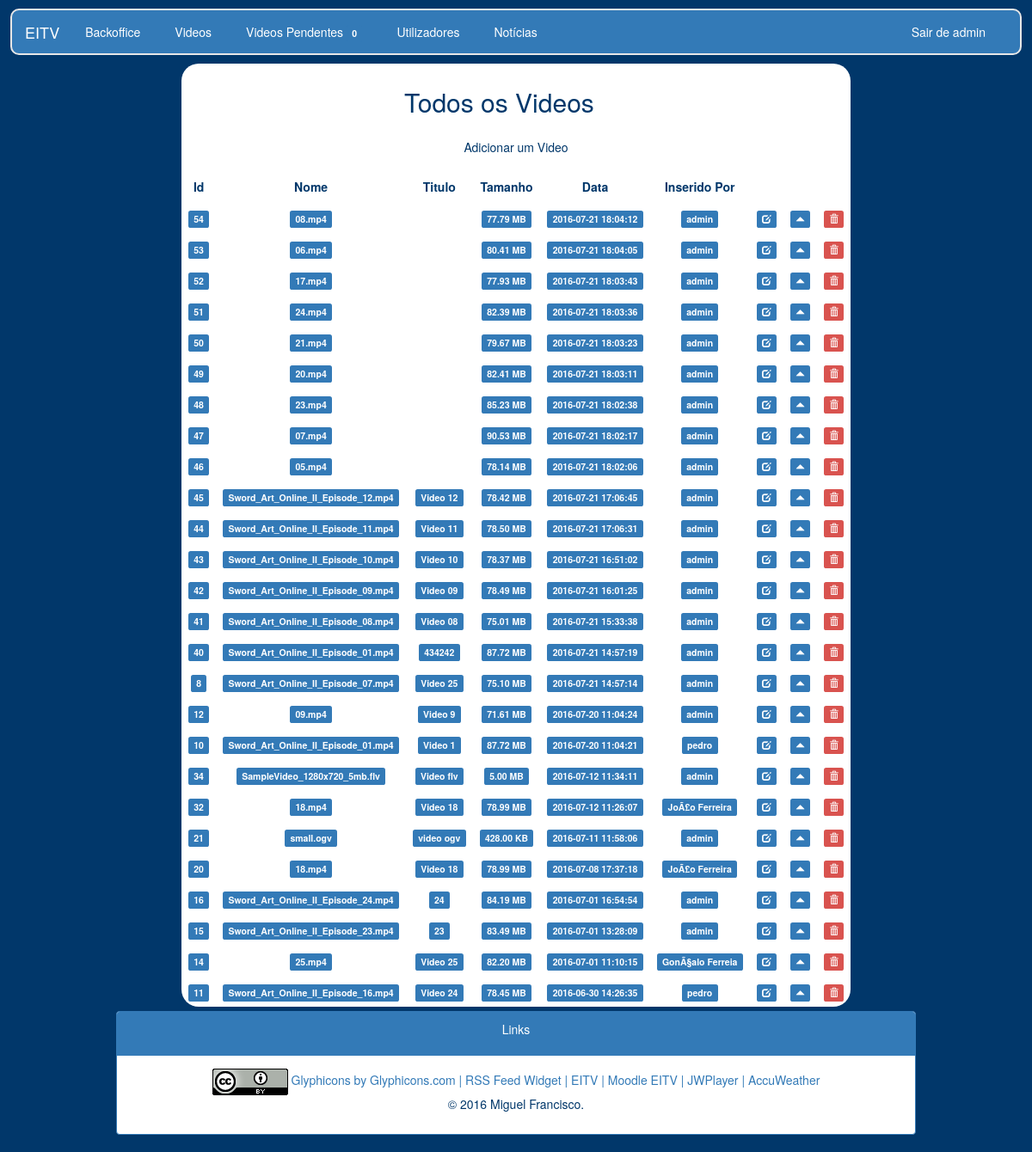
Screenshot of /listarvideos.php (signed in) with the database file from the repository.
### tables this page shows
CREATE TABLE IF NOT EXISTS `tb_videos` (
  `id_video` int(11) NOT NULL AUTO_INCREMENT,
  `caminho_video` text NOT NULL,
  `titulo_video` varchar(50) DEFAULT NULL,
  `tamanho` text NOT NULL,
  `data_inserido` datetime NOT NULL,
  `inserido_por` text NOT NULL,
  `aceite` tinyint(1) NOT NULL,
  PRIMARY KEY (`id_video`)
);

### listarvideos.php (the view, shortened to what this page needs)
<?php
include('conectarbd.php');
?>
<!DOCTYPE html>
<html>
<head>
	<link href="css/bootstrap.min.css" rel="stylesheet">
	<link href="style.css" rel="stylesheet">
	<link rel="stylesheet" href="https://maxcdn.bootstrapcdn.com/bootstrap/3.3.6/css/bootstrap.min.css">
	<link rel="stylesheet" type="text/css" href="style.css">
</head>
<body class="body">
	<?php
	include('navbar.php');
	?>
	<table class="table table-responsive tabelalistar">
		<tr>
			<td colspan="8">
				<h2>Todos os Videos</h2>
			</td>
		</tr>
		<tr>
			<td colspan="9">
				<a href="upload.php"><p>Adicionar um Video</p></a>
			</td>
		</tr>
		<tr>
			<th>Id</th>
			<th>Nome</th>
			<th>Titulo</th>
			<th>Tamanho</th>
			<th>Data</th>
			<th>Inserido Por</th>
		</tr>
		<?php
		$sql = "SELECT * from tb_videos order by data_inserido desc";
		$result = $conn->query($sql);
		if ($result->num_rows > 0) {
			while ($row = $result->fetch_assoc()) {
				?>
				<tr>
					<td><?php echo "<span class='label label-primary'>".$row['id_video']."</span>"?></td>
					<td><?php echo "<span class='label label-primary'>".$row['caminho_video']."</span>"?></td>
					<td><?php echo "<span class='label label-primary'>".$row['titulo_video']."</span>"?></td>
					<td><?php echo "<span class='label label-primary'>".$row['tamanho']."</span>"?></td>
					<td><?php echo "<span class='label label-primary'>".$row['data_inserido']."</span>"?></td>
					<td><?php echo "<span class='label label-primary'>".utf8_decode($row['inserido_por'])."</span>"?></td>
					<?php
					if ($_SESSION['nivel']<=1) {?>
						<td><a href='alterarvideo.php?id=<?php echo $row['id_video']?>'><span class="label label-primary"><span class="glyphicon glyphicon-edit"></span></span></a></td>
						<td><a href='puxarvideo.php?id=<?php echo $row['id_video']?>'><span class="label label-primary"><span class="glyphicon glyphicon-triangle-top"></span></span></a></td>
						<td><a href='eliminarvideo.php?id=<?php echo $row['id_video']?>' onClick="return confirm('Eliminar Video <?php echo $row['caminho_video']; ?>?')"><span class="label label-danger"><span class="glyphicon glyphicon-trash"></span></span></a></td>
						<?php
					}?>
				</tr>
				<?php
			}
		}
		else{
			echo "<tr><td colspan='9'>Não existem videos.<br>Insira um novo video clicando no botão acima.</td></tr>";
		}
		?>
	</table>
	<?php
	include('footer.php');
	?>
</body>
</html>

### navbar.php (shortened to what this page needs)
<?php
$sql = "SELECT COUNT(*) as total FROM `tb_videos` WHERE aceite = 0";
$result=$conn->query($sql);
$data = $result->fetch_assoc();
?>
<div id="custom-bootstrap-menu" class="navbar navbar-default " role="navigation">
    <div class="container-fluid">
        <div class="navbar-header"><a class="navbar-brand" href="index.php">EITV</a>
        </div>
        <div class="collapse navbar-collapse navbar-menubuilder">
            <ul class="nav navbar-nav navbar-left">
                <li><a href="backoffice.php">Backoffice</a>
                </li>
                <li><a href="listarvideos.php">Videos</a>
                </li>
                <?php
                if ($_SESSION['nivel']<=1) {
                    ?>
                    <li><a href="videospendentes.php">Videos Pendentes <span class="label label-primary"><?php echo $data['total']; ?></span></a>
                    </li>
                    <?php
                }?>
                <li><a href="listarutilizadores.php">Utilizadores</a>
                </li>
                <li><a href="listarnoticias.php">Notícias</a>
                </li>
            </ul>
            <ul class="nav navbar-nav navbar-right">
                <li><a href="logout.php"><?php echo utf8_decode("Sair de ".$_SESSION['nome']); ?></a>
                </li>
            </ul>
        </div>
    </div>
</div>

### footer.php
<div class="container">
  <div class="panel panel-primary">
    <div class="panel-heading">
    <p>Links</p>
    </div>
    <div class="panel-body footer">
    <img src="images/ccby88x31.png" alt="Creative Commons License">
    <a href="http://glyphicons.com/">Glyphicons by Glyphicons.com</a>
    <a> |</a>
    <a href="http://feed.mikle.com/" target="_blank">RSS Feed Widget</a>
    <a> |</a>
    <a href="http://www.eitv.pt/">EITV</a>
    <a> |</a>
    <a href="http://moodle.eitv.pt/">Moodle EITV</a>
    <a> |</a>
    <a href="https://www.jwplayer.com/">JWPlayer</a>
    <a> |</a>
    <a href="http://www.accuweather.com/pt/pt/torres-vedras/274009/weather-forecast/274009">AccuWeather</a>
    <br>
    <p>&copy; <?php
    $fromYear = 2016;
    $thisYear = (int)date('Y');
    echo $fromYear . (($fromYear != $thisYear) ? '-' . $thisYear :
    '');?> Miguel Francisco.</p>
    </div>
  </div>
</div>

### style.css (style rules this page uses)
.body { background: #01376a; }
.tabelalistar { width: 50%; margin: auto; background-color: #FFFFFF; margin-top: 10px; text-align: center; border-radius: 20px; }
.tabelalistar th { text-align: center; border: none !important; }
.tabelalistar a { color:black; }
.tabelalistar td { border-top:none !important; color: #01376a; }
.tabelalistar h2, ul, th, p { text-align: center; color: #01376a; }
.whitebodycenter h2, h3, ul { text-align: center; }
.whiteformcenter h2, ul { text-align: center; }
#custom-bootstrap-menu.navbar-default .navbar-brand { color: rgba(255, 255, 255, 1); }
#custom-bootstrap-menu.navbar-default { font-size: 14px; background-color: rgba(51, 122, 183, 1); border-width: 2px; border-radius: 10px; width: 98%; margin: auto; margin-top: 10px; }
#custom-bootstrap-menu.navbar-default .navbar-nav>li>a { transition: all 1s ease 0s; color: rgba(255, 255, 255, 1); background-color: rgba(51, 122, 183, 1); margin-right: 10px; }
.container { margin-top: 5px; width: 80%; }
.panel-heading p { color: #ffffff; }
.footer { text-align: center; }

### rows the page displays
tb_videos: id_video "54", caminho_video "08.mp4", tamanho "77.79 MB", data_inserido "2016-07-21 18:04:12", inserido_por "admin"
tb_videos: id_video "53", caminho_video "06.mp4", tamanho "80.41 MB", data_inserido "2016-07-21 18:04:05", inserido_por "admin"
tb_videos: id_video "52", caminho_video "17.mp4", tamanho "77.93 MB", data_inserido "2016-07-21 18:03:43", inserido_por "admin"
tb_videos: id_video "51", caminho_video "24.mp4", tamanho "82.39 MB", data_inserido "2016-07-21 18:03:36", inserido_por "admin"
tb_videos: id_video "50", caminho_video "21.mp4", tamanho "79.67 MB", data_inserido "2016-07-21 18:03:23", inserido_por "admin"
tb_videos: id_video "49", caminho_video "20.mp4", tamanho "82.41 MB", data_inserido "2016-07-21 18:03:11", inserido_por "admin"
tb_videos: id_video "48", caminho_video "23.mp4", tamanho "85.23 MB", data_inserido "2016-07-21 18:02:38", inserido_por "admin"
tb_videos: id_video "47", caminho_video "07.mp4", tamanho "90.53 MB", data_inserido "2016-07-21 18:02:17", inserido_por "admin"
tb_videos: id_video "46", caminho_video "05.mp4", tamanho "78.14 MB", data_inserido "2016-07-21 18:02:06", inserido_por "admin"
tb_videos: id_video "45", caminho_video "Sword_Art_Online_II_Episode_12.mp4", titulo_video "Video 12", tamanho "78.42 MB", data_inserido "2016-07-21 17:06:45", inserido_por "admin"
tb_videos: id_video "44", caminho_video "Sword_Art_Online_II_Episode_11.mp4", titulo_video "Video 11", tamanho "78.50 MB", data_inserido "2016-07-21 17:06:31", inserido_por "admin"
tb_videos: id_video "43", caminho_video "Sword_Art_Online_II_Episode_10.mp4", titulo_video "Video 10", tamanho "78.37 MB", data_inserido "2016-07-21 16:51:02", inserido_por "admin"
tb_videos: id_video "42", caminho_video "Sword_Art_Online_II_Episode_09.mp4", titulo_video "Video 09", tamanho "78.49 MB", data_inserido "2016-07-21 16:01:25", inserido_por "admin"
tb_videos: id_video "41", caminho_video "Sword_Art_Online_II_Episode_08.mp4", titulo_video "Video 08", tamanho "75.01 MB", data_inserido "2016-07-21 15:33:38", inserido_por "admin"
tb_videos: id_video "40", caminho_video "Sword_Art_Online_II_Episode_01.mp4", titulo_video "434242", tamanho "87.72 MB", data_inserido "2016-07-21 14:57:19", inserido_por "admin"
tb_videos: id_video "8", caminho_video "Sword_Art_Online_II_Episode_07.mp4", titulo_video "Video 25", tamanho "75.10 MB", data_inserido "2016-07-21 14:57:14", inserido_por "admin"
tb_videos: id_video "12", caminho_video "09.mp4", titulo_video "Video 9", tamanho "71.61 MB", data_inserido "2016-07-20 11:04:24", inserido_por "admin"
tb_videos: id_video "10", caminho_video "Sword_Art_Online_II_Episode_01.mp4", titulo_video "Video 1", tamanho "87.72 MB", data_inserido "2016-07-20 11:04:21", inserido_por "pedro"
tb_videos: id_video "34", caminho_video "SampleVideo_1280x720_5mb.flv", titulo_video "Video flv", tamanho "5.00 MB", data_inserido "2016-07-12 11:34:11", inserido_por "admin"
tb_videos: id_video "32", caminho_video "18.mp4", titulo_video "Video 18", tamanho "78.99 MB", data_inserido "2016-07-12 11:26:07", inserido_por "JoÃ£o Ferreira"
tb_videos: id_video "21", caminho_video "small.ogv", titulo_video "video ogv", tamanho "428.00 KB", data_inserido "2016-07-11 11:58:06", inserido_por "admin"
tb_videos: id_video "20", caminho_video "18.mp4", titulo_video "Video 18", tamanho "78.99 MB", data_inserido "2016-07-08 17:37:18", inserido_por "JoÃ£o Ferreira"
tb_videos: id_video "16", caminho_video "Sword_Art_Online_II_Episode_24.mp4", titulo_video "24", tamanho "84.19 MB", data_inserido "2016-07-01 16:54:54", inserido_por "admin"
tb_videos: id_video "15", caminho_video "Sword_Art_Online_II_Episode_23.mp4", titulo_video "23", tamanho "83.49 MB", data_inserido "2016-07-01 13:28:09", inserido_por "admin"
tb_videos: id_video "14", caminho_video "25.mp4", titulo_video "Video 25", tamanho "82.20 MB", data_inserido "2016-07-01 11:10:15", inserido_por "GonÃ§alo Ferreia"
tb_videos: id_video "11", caminho_video "Sword_Art_Online_II_Episode_16.mp4", titulo_video "Video 24", tamanho "78.45 MB", data_inserido "2016-06-30 14:26:35", inserido_por "pedro"

### other values shown
$data['total'] "0"
utf8_decode("Sair de ".$_SESSION['nome']) "Sair de admin"
$fromYear "2016"
